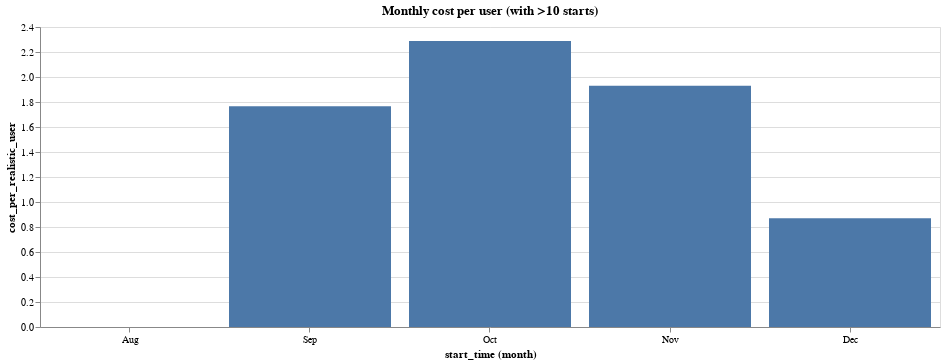

Here is the notebook cell this chart was saved with:
### Code cell
realistic_monthly = cost.copy().set_index('start_time').resample('M').sum()
realistic_monthly['cost_per_realistic_user'] = realistic_monthly['cost'] / users_with_more_than_ten_starts.count()['action']
realistic_monthly = realistic_monthly.reset_index()

alt.Chart(realistic_monthly, width=900, title='Monthly cost per user (with >10 starts)').mark_bar().encode(
    x='month(start_time):O',
    y='cost_per_realistic_user'
)

### Figure 1 — Vega-Lite specification as saved in the notebook (floating-point values rounded to 4 significant figures)
{"$schema": "https://vega.github.io/schema/vega-lite/v2.6.0.json", "config": {"view": {"height": 300, "width": 400}}, "data": {"name": "data-b4391edabb13fc8e281fb4b61ca7fee3"}, "datasets": {"data-b4391edabb13fc8e281fb4b61ca7fee3": [{"cost": 0, "cost_per_realistic_user": 0, "start_time": "2018-08-31T00:00:00-07:00"}, {"cost": 4672.0, "cost_per_realistic_user": 1.766, "start_time": "2018-09-30T00:00:00-07:00"}, {"cost": 6053.0, "cost_per_realistic_user": 2.288, "start_time": "2018-10-31T00:00:00-07:00"}, {"cost": 5108.0, "cost_per_realistic_user": 1.93, "start_time": "2018-11-30T00:00:00-08:00"}, {"cost": 2301.0, "cost_per_realistic_user": 0.8695, "start_time": "2018-12-31T00:00:00-08:00"}]}, "encoding": {"x": {"field": "start_time", "timeUnit": "month", "type": "ordinal"}, "y": {"field": "cost_per_realistic_user", "type": "quantitative"}}, "mark": "bar", "title": "Monthly cost per user (with >10 starts)", "width": 900}
